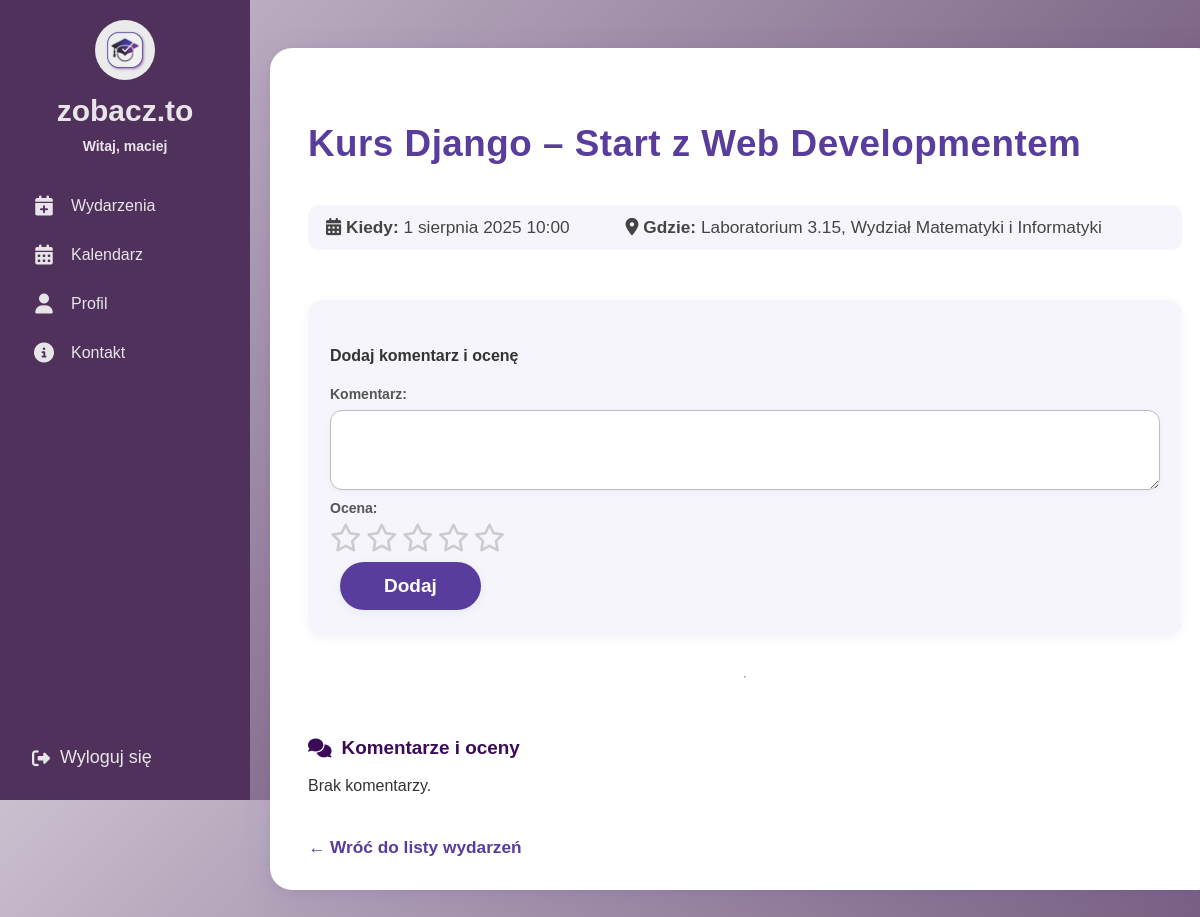
The app's page /events/event/34/ (signed in) with its own data.
### events/models.py (models this page shows, shortened)
class Event(models.Model):
    title = models.CharField("Tytuł", max_length=200)
    description = models.TextField("Opis wydarzenia")
    date = models.DateTimeField("Data")
    location = models.CharField("Lokalizacja", max_length=200)
    created_by = models.ForeignKey(User, on_delete=models.CASCADE, related_name="created_events")
    image = models.ImageField(upload_to='event_images/', null=True, blank=True)

### events/views.py (the view)
# urls.py: path('event/<int:event_id>/', views.event_detail, name='event_detail'),
@login_required
def event_detail(request, event_id):
    event = get_object_or_404(Event, id=event_id)
    comments = event.comments.select_related('user').order_by('-created_at')
    avg_rating = event.comments.aggregate(avg=Avg('rating'))['avg']
    if request.method == 'POST':
        form = EventCommentForm(request.POST)
        if form.is_valid():
            comment = form.save(commit=False)
            comment.event = event
            comment.user = request.user
            comment.save()
            messages.success(request, "Twój komentarz został dodany.")
            return redirect('event_detail', event_id=event.id)
    else:
        form = EventCommentForm()
        return render(request, 'events/event_detail.html', {
        'event': event,
        'comments': comments,
        'form': form,
        'avg_rating': round(avg_rating or 0, 2),
    })

### events/forms.py
class EventCommentForm(forms.ModelForm):
    class Meta:
        model = EventComment
        fields = ['comment', 'rating']
        widgets = {
            'comment': forms.Textarea(attrs={'rows': 3}),
            'rating': forms.Select(choices=[(i, i) for i in range(1, 6)]),
        }

### templates/events/event_detail.html (shortened to what this page needs)
{% extends "base.html" %}
{% load static %}
{% block content %}
<link rel="stylesheet" href="https://cdnjs.cloudflare.com/ajax/libs/font-awesome/6.4.0/css/all.min.css">
<link rel="stylesheet" href="{% static 'css/events.css' %}">
<div class="main-content event-detail-bg">
  <div class="event-detail-card improved">
    <h2 class="event-title">{{ event.title }}</h2>
    <div class="event-meta">
      <span><i class="fas fa-calendar-alt"></i> <strong>Kiedy:</strong> {{ event.date }}</span>
      <span style="margin-left: 24px;"><i class="fas fa-map-marker-alt"></i> <strong>Gdzie:</strong> {{ event.location }}</span>
    </div>
    {% if user.is_authenticated %}
      <div class="add-comment-section improved" style="margin-top: 18px;">
        <h4>Dodaj komentarz i ocenę</h4>
        <form method="post" class="comment-form" id="comment-form">
          <div class="form-group">
            {{ form.comment.label_tag }}
            {{ form.comment }}
          </div>
          <div class="form-group">
            <label>Ocena:</label>
            <span id="star-rating">
              {% for i in "12345"|make_list %}
                <i class="fa-star far" data-value="{{ forloop.counter }}"></i>
              {% endfor %}
            </span>
          </div>
          <button type="submit" class="enroll-button">Dodaj</button>
        </form>
      </div>
    {% else %}
      <p><a href="{% url 'login' %}">Zaloguj się</a>, aby dodać komentarz.</p>
    {% endif %}
    <hr>
    <div class="event-comments-section">
      <h3><i class="fas fa-comments"></i> Komentarze i oceny</h3>
      <ul class="comments-list">
        {% for comment in comments %}
          <li class="comment-item improved">
            <div class="comment-avatar">
              {{ comment.user.username|slice:":1"|upper }}
            </div>
            <div class="comment-content">
              <div class="comment-header">
                <strong>{{ comment.user.username }}</strong>
                <span class="comment-rating">
                  {% for i in "12345"|make_list %}
                    {% if forloop.counter <= comment.rating %}
                      <i class="fas fa-star" style="color:gold"></i>
                    {% else %}
                      <i class="far fa-star" style="color:gold"></i>
                    {% endif %}
                  {% endfor %}
                  ({{ comment.rating }}/5)
                </span>
                <span class="comment-date">{{ comment.created_at|date:"Y-m-d H:i" }}</span>
                {% if user.is_authenticated and user.groups.all.0.name == "admin" %}
                  <form method="post" action="{% url 'delete_comment' comment.id %}" style="display:inline;">
                    {% csrf_token %}
                    <button type="submit" class="delete-button" onclick="return confirm('Czy na pewno chcesz usunąć ten komentarz?');">Usuń</button>
                  </form>
                {% endif %}
              </div>
              <div class="comment-body">
                {{ comment.comment }}
              </div>
            </div>
          </li>
        {% empty %}
          <li class="event-empty">Brak komentarzy.</li>
        {% endfor %}
      </ul>
    </div>
    <a href="{% url 'events_list' %}" class="back-link">← Wróć do listy wydarzeń</a>
  </div>
</div>
{% endblock %}

### templates/base.html (shortened to what this page needs)
{% load static %}
<!DOCTYPE html>
<html>
<head>
    <link rel="stylesheet" href="https://cdnjs.cloudflare.com/ajax/libs/font-awesome/6.4.0/css/all.min.css">
    <link rel="stylesheet" href="{% static 'css/home.css' %}">
    <link rel="stylesheet" href="{% static 'css/profile.css' %}">
    <link rel="stylesheet" href="{% static 'css/events.css' %}">
    <link rel="stylesheet" href="{% static 'css/organizer_request_form.css' %}">
    <link rel="stylesheet" href="{% static 'css/organizer_request_sent.css' %}">
    <link rel="stylesheet" href="{% static 'css/organizer_requests_list.css' %}">
</head>
<body>
<div class="sidebar">
  <div class="top">
    <div class="logo">
      <a href="{% url 'home' %}">
        <img src="{% static 'images/logo.jpeg' %}" alt="Logo">
      </a>
      <span class="site-name">zobacz.to</span>
      {% if user.is_authenticated %}
        <span class="username">Witaj, {{ user.username }}</span>
      {% endif %}
    </div>
    <div class="menu">
      <a href="{% url 'events_list' %}">
        <i class="fas fa-calendar-plus"></i>
        <span class="label">Wydarzenia</span>
      </a>
      <a href="{% url 'custom-calendar' %}">
        <i class="fas fa-calendar-alt"></i>
        <span class="label">Kalendarz</span>
      </a>
      <a href="{% url 'profile' %}">
        <i class="fas fa-user"></i>
        <span class="label">Profil</span>
      </a>
      <a href="{% url 'contact' %}">
        <i class="fas fa-info-circle"></i>
        <span class="label">Kontakt</span>
      </a>
    </div>
  </div>
  <div class="bottom">
    <form action="{% url 'logout' %}" method="post">
      <button type="submit">
        <i class="fas fa-sign-out-alt"></i>
        <span class="logout-label">Wyloguj się</span>
      </button>
    </form>
  </div>
</div>
  <main>
    <div class="main-content">
    {% block content %}
    {% endblock content %}
  </main>
</body>
</html>

### static/css/home.css (style rules this page uses)
:root { --light-purple: #CABFCF; --dark-purple: #50315C; --medium-purple: #583D9C; --white: #E7E5E8; --blue-purple: #4941A1; }
body { margin: 0; font-family: 'Arial', sans-serif; background: linear-gradient(135deg, var(--light-purple), var(--dark-purple)); height: 100vh; overflow-x: hidden; }
.main-content { min-height: 100vh; width: calc(100vw - 250px); max-width: calc(100vw - 250px); box-sizing: border-box; padding: 0; margin-left: 250px; transition: none; overflow-y: visible; color: #333; }
.sidebar { background-color: var(--dark-purple); width: 250px; display: flex; flex-direction: column; justify-content: space-between; color: var(--white); height: 100vh; position: fixed; left: 0; top: 0; z-index: 10; }
.sidebar .top, .sidebar .bottom { padding: 20px; }
.sidebar .logo { display: flex; flex-direction: column; align-items: center; }
.sidebar .logo img { width: 60px; height: 60px; border-radius: 50%; margin-bottom: 10px; transition: width 0.3s ease, height 0.3s ease; }
.sidebar .logo .site-name { font-size: 30px; font-weight: 700; color: var(--white); margin-bottom: 5px; }
.sidebar .username { font-weight: 600; font-size: 14px; text-align: left; margin-top: 5px; display: block !important; }
.menu { margin-top: 30px; }
.menu a { display: flex; align-items: center; gap: 15px; color: var(--white); text-decoration: none; padding: 12px; border-radius: 8px; transition: background 0.2s; white-space: nowrap; margin-bottom: 5px; }
.menu .label { font-size: 16px; display: block !important; }
.sidebar .menu i { font-size: 20px; min-width: 24px; text-align: center; }
.sidebar .bottom form { margin: 0; }
.sidebar .bottom button { background: none; border: none; color: var(--white); font-size: 18px; cursor: pointer; display: flex; align-items: center; gap: 10px; padding: 12px; width: 100%; text-align: left; border-radius: 8px; transition: background 0.2s; }

### static/css/profile.css (style rules this page uses)
.form-group { display: flex; flex-direction: column; margin-bottom: 0; }
.form-group label { font-weight: 600; margin-bottom: 8px; font-size: 14px; color: #555; }
.form-group input, .form-group textarea { width: 100%; padding: 12px 16px; font-size: 15px; border-radius: 8px; border: 1px solid #d0d0e0; background-color: #fcfcff; margin-bottom: 0; box-sizing: border-box; transition: border-color 0.2s, box-shadow 0.2s, background-color 0.2s; resize: vertical; min-height: 40px; }

### static/css/events.css (style rules this page uses)
.form-group { flex: 1 1 180px; display: flex; flex-direction: column; margin-bottom: 0; }
.event-title { font-size: 18px; font-weight: bold; margin-bottom: 4px; }
.event-meta { color: #888; font-size: 14px; margin-bottom: 8px; }
.enroll-button { background: #81c784; color: #fff; border: none; border-radius: 18px; padding: 7px 20px; font-size: 1rem; font-weight: 600; cursor: pointer; margin-left: 10px; transition: background 0.2s; box-shadow: 0 2px 8px rgba(129,199,132,0.10); }

### records on screen
Event: title "Kurs Django – Start z Web Developmentem", date "1 sierpnia 2025 10:00", location "Laboratorium 3.15, Wydział Matematyki i Informatyki"

### other values on screen
{{ user.username }} "maciej"
